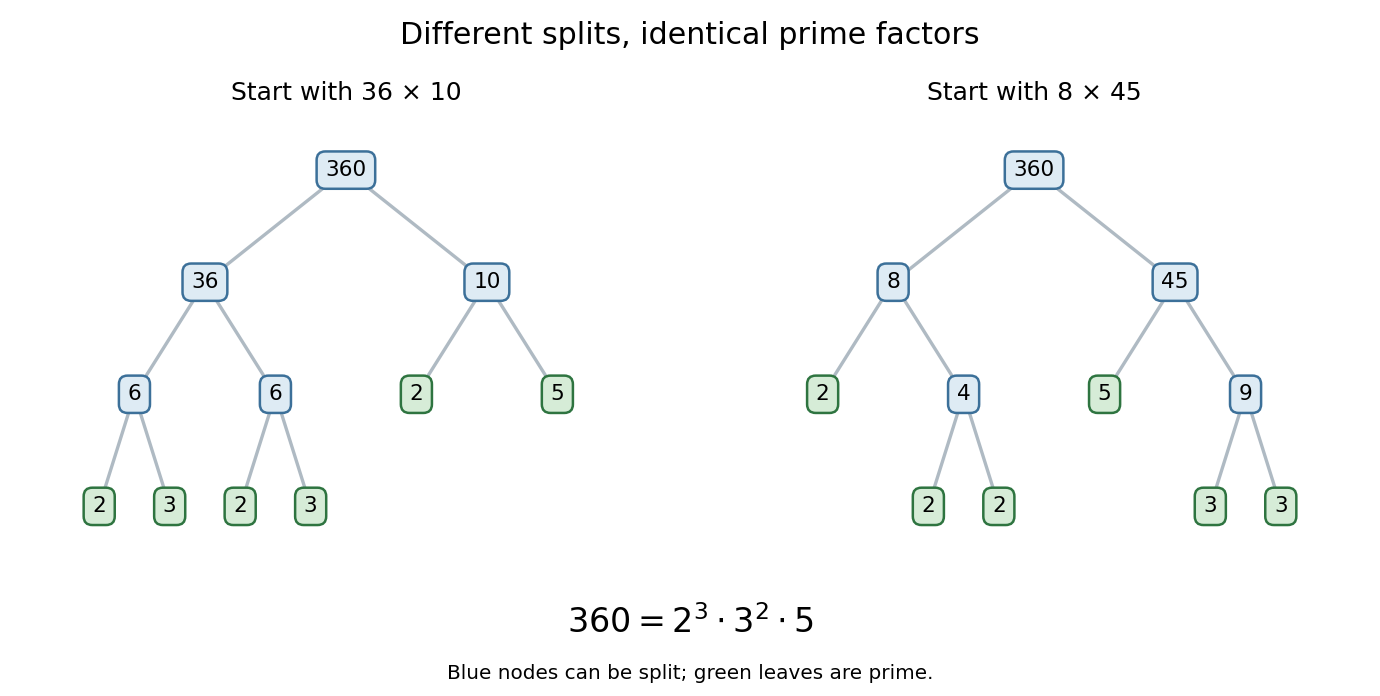

This figure's Python source:
"""Draw two binary splits with the same multiset of prime leaves."""

from collections import Counter
from math import isqrt, prod
from pathlib import Path

import matplotlib.pyplot as plt


def prime(n):
    return n > 1 and all(n % d for d in range(2,isqrt(n)+1))


def validate(tree):
    if isinstance(tree,int):
        assert prime(tree)
        return tree,[tree]
    value,left,right = tree
    lv,ll = validate(left)
    rv,rl = validate(right)
    assert value == lv*rv and value > lv > 1 and value > rv > 1
    return value,ll+rl


def layout(tree,lo=0,hi=1,depth=0,nodes=None,edges=None):
    if nodes is None:
        nodes,edges = [],[]
    x=(lo+hi)/2
    leaf=isinstance(tree,int)
    value=tree if leaf else tree[0]
    nodes.append((x,depth,value,leaf))
    if not leaf:
        mid=(lo+hi)/2
        for child,a,b in [(tree[1],lo,mid),(tree[2],mid,hi)]:
            cx=(a+b)/2
            edges.append((x,depth,cx,depth+1))
            layout(child,a,b,depth+1,nodes,edges)
    return nodes,edges


def main():
    trees=[(360,(36,(6,2,3),(6,2,3)),(10,2,5)),
           (360,(8,2,(4,2,2)),(45,5,(9,3,3)))]
    for t in trees:
        value,leaves=validate(t)
        assert value == prod(leaves) == 360
        assert Counter(leaves) == Counter({2:3,3:2,5:1})
    fig,axes=plt.subplots(1,2,figsize=(11.5,5.8),dpi=120,facecolor='white')
    for ax,tree,title in zip(axes,trees,['Start with 36 × 10','Start with 8 × 45']):
        nodes,edges=layout(tree)
        for x,y,cx,cy in edges:
            ax.plot([x,cx],[y,cy],color='#afbac3',lw=2,zorder=1)
        for x,y,value,leaf in nodes:
            ax.text(x,y,str(value),ha='center',va='center',fontsize=13,zorder=3,
                    bbox={'boxstyle':'round,pad=.4','facecolor':'#d6ecd7' if leaf else '#deebf4',
                          'edgecolor':'#2e7440' if leaf else '#3c7099','linewidth':1.5})
        ax.set(xlim=(-.04,1.04),ylim=(3.45,-.4))
        ax.axis('off')
        ax.set_title(title,fontsize=15,pad=15)
    fig.suptitle('Different splits, identical prime factors',fontsize=18,y=.97)
    fig.text(.5,.09,r'$360=2^3\cdot3^2\cdot5$',ha='center',fontsize=20)
    fig.text(.5,.025,'Blue nodes can be split; green leaves are prime.',ha='center',fontsize=12)
    fig.subplots_adjust(left=.03,right=.97,bottom=.2,top=.82,wspace=.13)
    fig.savefig(Path.cwd()/Path(__file__).with_suffix('.png').name,
                facecolor='white',transparent=False)
    plt.close(fig)


if __name__ == '__main__':
    main()
